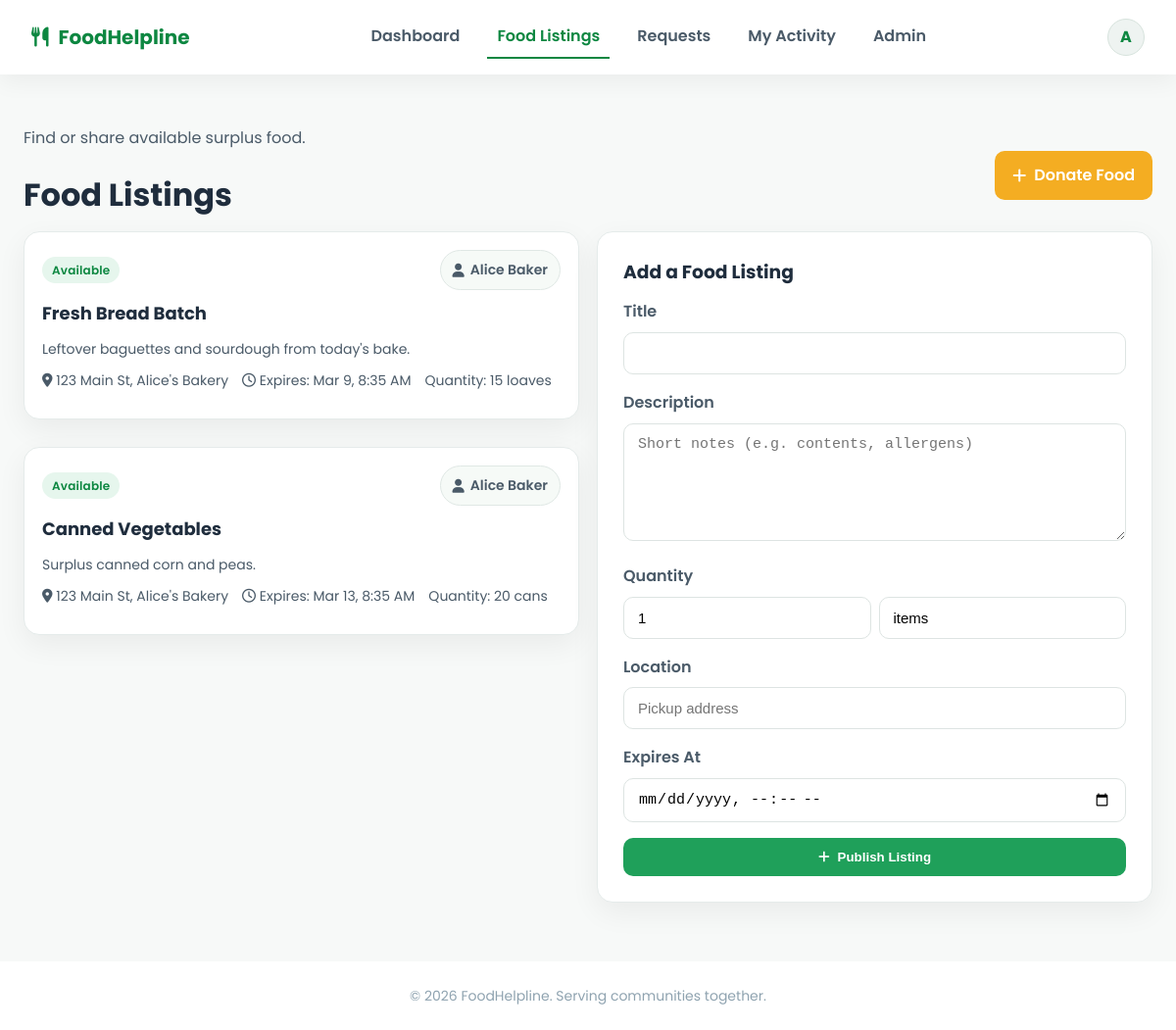
/food_listings.php (signed in), run on an earlier commit of the app's database.
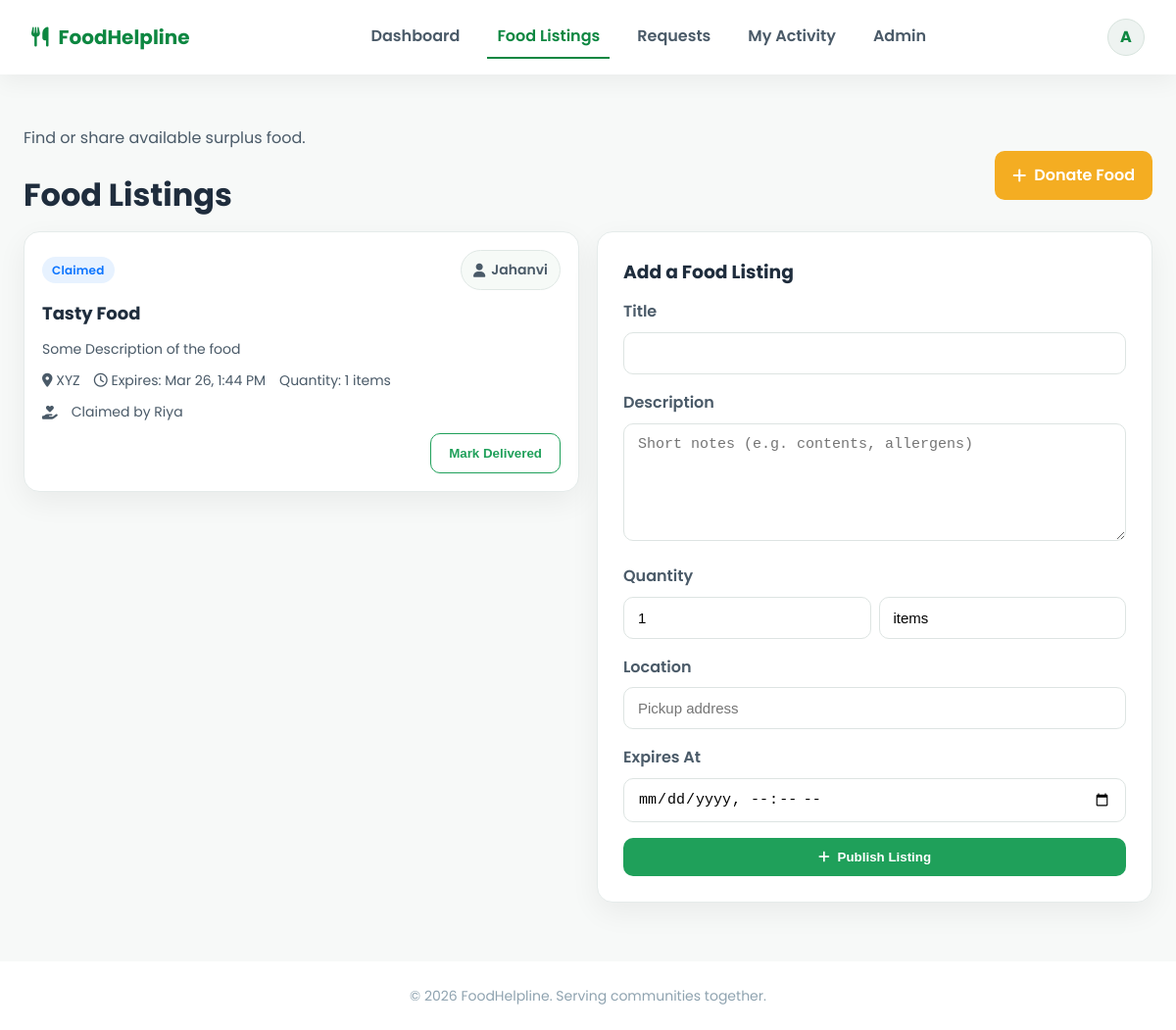
And on a later commit of the database.
### tables this page shows
CREATE TABLE IF NOT EXISTS `food_listings` (
  `id` int NOT NULL AUTO_INCREMENT,
  `user_id` int NOT NULL,
  `title` varchar(255) NOT NULL,
  `description` text,
  `quantity` int DEFAULT '1',
  `unit` varchar(50) DEFAULT 'items',
  `location` varchar(255) NOT NULL,
  `expires_at` datetime DEFAULT NULL,
  `status` enum('available','claimed','completed','expired') DEFAULT 'available',
  `claimed_by` int DEFAULT NULL,
  `volunteer_id` int DEFAULT NULL,
  `created_at` timestamp NULL DEFAULT CURRENT_TIMESTAMP,
  PRIMARY KEY (`id`),
  KEY `user_id` (`user_id`),
  KEY `claimed_by` (`claimed_by`),
  KEY `volunteer_id` (`volunteer_id`)
);

CREATE TABLE IF NOT EXISTS `users` (
  `id` int NOT NULL AUTO_INCREMENT,
  `name` varchar(100) DEFAULT NULL,
  `email` varchar(100) DEFAULT NULL,
  `phone` varchar(15) DEFAULT NULL,
  `address` varchar(255) DEFAULT NULL,
  `organization` varchar(255) DEFAULT NULL,
  `password` varchar(255) DEFAULT NULL,
  `role` enum('admin','donor','receiver','volunteer') DEFAULT NULL,
  `profile_completed` tinyint(1) NOT NULL DEFAULT '0',
  `status` tinyint DEFAULT '1',
  `created_at` timestamp NULL DEFAULT CURRENT_TIMESTAMP,
  PRIMARY KEY (`id`),
  UNIQUE KEY `email` (`email`)
);

### includes/helpers.php (called while the page is built, shortened)
<?php
function safe($value) {
    return htmlspecialchars($value ?? '', ENT_QUOTES, 'UTF-8');
}
function formatDate($dateString, $format = 'M j, Y') {
    return date($format, strtotime($dateString));
}
function statusBadge(string $status): array {
    $map = [
        'available'  => ['label' => 'Available', 'class' => 'badge green'],
        'claimed'    => ['label' => 'Claimed', 'class' => 'badge blue'],
        'completed'  => ['label' => 'Completed', 'class' => 'badge gray'],
        'expired'    => ['label' => 'Expired', 'class' => 'badge gray'],
        'open'       => ['label' => 'Open', 'class' => 'badge blue'],
        'picked_up'  => ['label' => 'Picked Up', 'class' => 'badge amber'],
        'delivered'  => ['label' => 'Delivered', 'class' => 'badge green'],
        'closed'     => ['label' => 'Closed', 'class' => 'badge gray'],
    ];
    return $map[$status] ?? ['label' => ucfirst($status), 'class' => 'badge gray'];
}

### food_listings.php (the view, shortened to what the changed rows need)
<?php
include("includes/header.php");
include("includes/helpers.php");
$listings = $conn->query("SELECT fl.*,
    u.name AS donor_name,
    rc.name AS receiver_name,
    vol.name AS volunteer_name
    FROM food_listings fl
    LEFT JOIN users u ON u.id = fl.user_id
    LEFT JOIN users rc ON rc.id = fl.claimed_by
    LEFT JOIN users vol ON vol.id = fl.volunteer_id
    ORDER BY CASE WHEN fl.status='available' THEN 0 WHEN fl.status='claimed' THEN 1 ELSE 2 END, fl.expires_at ASC
")->fetchAll(PDO::FETCH_ASSOC);
?>
<section class="page">
    <div class="section-head" style="margin-bottom:6px;">
        <div>
            <h1>Food Listings</h1>
        </div>
    </div>
    <div class="grid two">
        <div>
            <?php if (count($listings) === 0): ?>
                <div class="empty">No listings yet. <?php if ($currentUser['role']==='donor'): ?>Be the first to donate!<?php endif; ?></div>
            <?php else: ?>
                <div class="grid cards">
                    <?php foreach ($listings as $listing): ?>
                        <?php $badge = statusBadge($listing['status']); ?>
                        <div class="listing-card">
                            <div class="meta" style="justify-content: space-between;">
                                <span class="<?php echo $badge['class']; ?>"><?php echo $badge['label']; ?></span>
                                <span class="pill"><i class="fas fa-user"></i> <?php echo safe($listing['donor_name']); ?></span>
                            </div>
                            <h4><?php echo safe($listing['title']); ?></h4>
                            <?php if ($listing['description']): ?>
                                <p class="meta" style="color:var(--gray-700);"><?php echo safe($listing['description']); ?></p>
                            <?php endif; ?>
                            <div class="meta">
                                <span><i class="fas fa-map-marker-alt"></i> <?php echo safe($listing['location']); ?></span>
                                <?php if ($listing['expires_at']): ?>
                                    <span><i class="far fa-clock"></i> Expires: <?php echo formatDate($listing['expires_at'], 'M j, g:i A'); ?></span>
                                <?php endif; ?>
                                <span>Quantity: <?php echo (int)$listing['quantity'] . ' ' . safe($listing['unit']); ?></span>
                            </div>
                            <?php if ($listing['claimed_by']): ?>
                                <div class="meta">
                                    <i class="fas fa-hand-holding-heart"></i> Claimed by <?php echo safe($listing['receiver_name']); ?>
                                </div>
                            <?php elseif ($listing['volunteer_name']): ?>
                                <div class="meta"><i class="fas fa-route"></i> Volunteer: <?php echo safe($listing['volunteer_name']); ?></div>
                            <?php endif; ?>
                            <div class="actions">
                                <div style="display:flex; gap:8px;">
                                    <?php if (in_array($listing['status'], ['claimed']) && ($listing['user_id']==$currentUser['id'] || $listing['volunteer_id']==$currentUser['id'] || $currentUser['role']==='admin')): ?>
                                        <form method="POST">
                                            <button type="submit" name="complete_listing" class="btn ghost">Mark Delivered</button>
                                        </form>
                                    <?php endif; ?>
                                </div>
                            </div>
                        </div>
                    <?php endforeach; ?>
                </div>
            <?php endif; ?>
        </div>
    </div>
</section>
<?php include("includes/footer.php"); ?>

What changed in the data, as far as the page shows it:
removed food_listings: status "Available", user.name "Alice Baker", title "Fresh Bread Batch", description "Leftover baguettes and sourdough from today's bake.", location "123 Main St, Alice's Bakery", expires_at "Mar 9, 8:35 AM", quantity "15", unit "loaves"
removed food_listings: status "Available", user.name "Alice Baker", title "Canned Vegetables", description "Surplus canned corn and peas.", location "123 Main St, Alice's Bakery", expires_at "Mar 13, 8:35 AM", quantity "20", unit "cans"
added food_listings: status "Claimed", user.name "Jahanvi", title "Tasty Food", description "Some Description of the food", location "XYZ", expires_at "Mar 26, 1:44 PM", quantity "1", unit "items", users.name "Riya"
